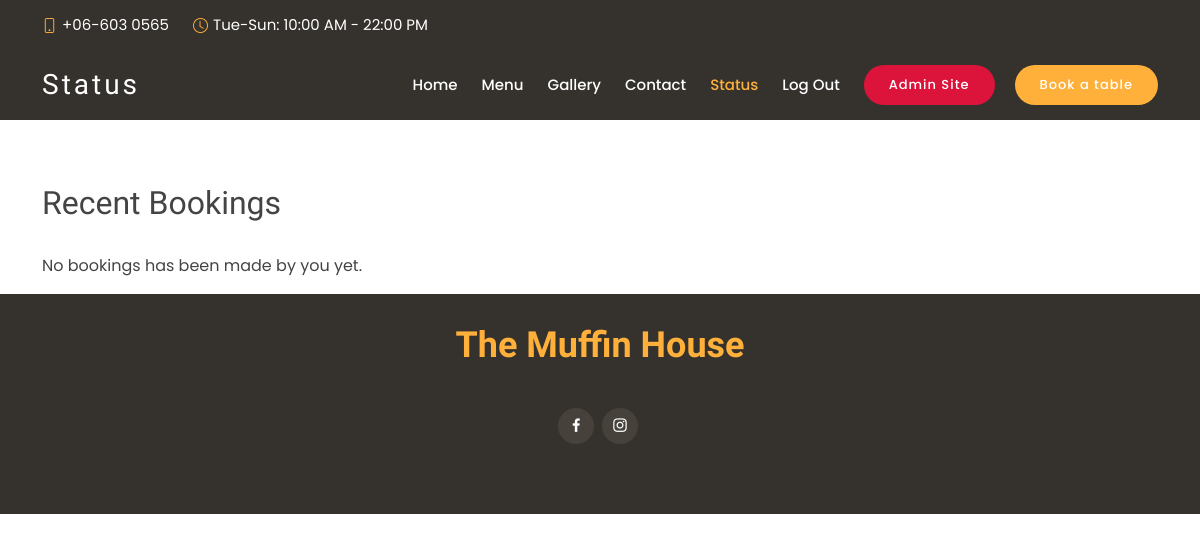
Page /status.php (signed in) on the earlier database version.
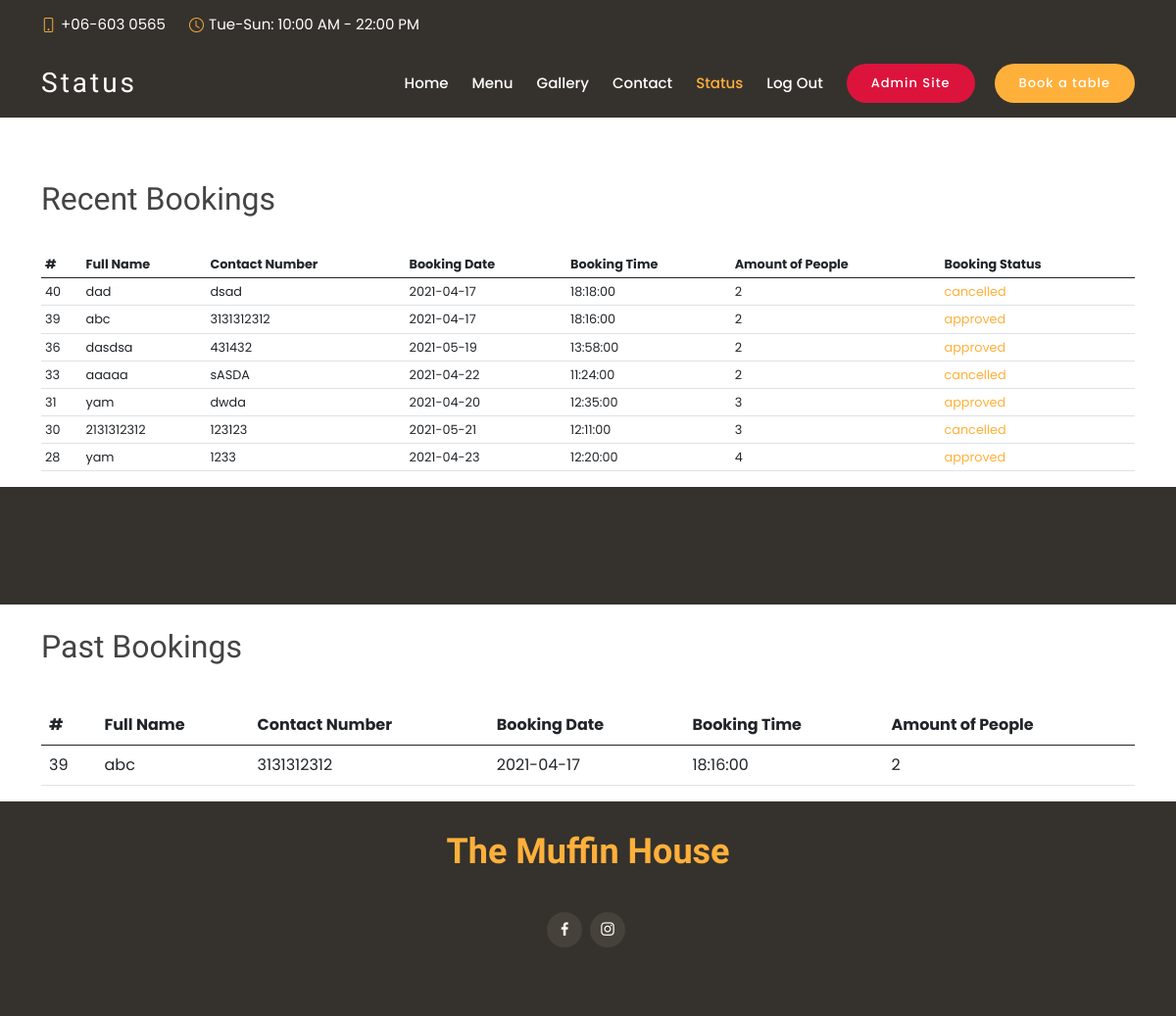
Same page on the later database version.
### tables this page shows
CREATE TABLE `bookingform` (
  `booking_id` int(11) NOT NULL,
  `user_id` int(11) NOT NULL,
  `booking_fullname` text NOT NULL,
  `booking_contact` varchar(11) NOT NULL,
  `booking_date` date NOT NULL,
  `booking_time` time NOT NULL,
  `numberPerson` int(11) DEFAULT NULL,
  `booking_status` varchar(15) NOT NULL DEFAULT 'pending',
  `booking_create_at` datetime NOT NULL DEFAULT current_timestamp()
);

### status.php (the view, shortened to what this page needs)
<?php
  require("config.php");
    if(isset($_SESSION['id']))
    {
        $sql = "SELECT * FROM bookingform
        WHERE user_id =".$_SESSION['id']." AND booking_date >= DATE(CURRENT_TIMESTAMP())
        ORDER BY booking_create_at DESC";
        $query = mysqli_query($link,$sql);
        $sql_pass = "SELECT * FROM bookingform
        WHERE user_id =".$_SESSION['id']." AND booking_date <= DATE(CURRENT_TIMESTAMP()) AND booking_status = 'approved'
        ORDER BY booking_create_at DESC";
        $query_pass = mysqli_query($link,$sql_pass);
        $sql_admin = "SELECT * FROM users
        WHERE user_id =".$_SESSION['id'];
        $query_admin = mysqli_query($link,$sql_admin);
        if($query_admin)
        {
        while($row = mysqli_fetch_array($query_admin))
          {
            $myRole = $row['role'];
          }
        }
    }
?>
<!DOCTYPE html>
<html lang="en">
<head>
  <link href="assets/vendor/animate.css/animate.min.css" rel="stylesheet">
  <link href="assets/vendor/bootstrap/css/bootstrap.min.css" rel="stylesheet">
  <link href="assets/vendor/bootstrap-icons/bootstrap-icons.css" rel="stylesheet">
  <link href="assets/vendor/boxicons/css/boxicons.min.css" rel="stylesheet">
  <link href="assets/vendor/glightbox/css/glightbox.min.css" rel="stylesheet">
  <link href="assets/vendor/swiper/swiper-bundle.min.css" rel="stylesheet">
  <link href="assets/css/style.css" rel="stylesheet">
</head>
<body>
  <section id="topbar" class="d-flex align-items-center fixed-top topbar-transparent" style="background-color: #35322d">
    <div class="container-fluid container-xl d-flex align-items-center justify-content-center justify-content-lg-start justify-content-between">
      <i class="bi bi-phone d-flex align-items-center"><span>+06-603 0565</span></i>
      <i class="bi bi-clock ms-4 d-none d-lg-flex align-items-center"><span>Tue-Sun: 10:00 AM - 22:00 PM</span></i>
    </div>
  </section>
  <header id="header" class="fixed-top d-flex align-items-center header-transparent" style="background-color: #35322d">
    <div class="container-fluid container-xl d-flex align-items-center justify-content-between">
      <div class="logo me-auto">
        <h1><a href="status.php">Status</a></h1>
      </div>
      <nav id="navbar" class="navbar order-last order-lg-0">
        <ul>
          <li><a class="nav-link scrollto" href="welcome.php">Home</a></li>
          <li><a class="nav-link scrollto" href="welcome.php">Menu</a></li>
          <li><a class="nav-link scrollto" href="welcome.php">Gallery</a></li>
          <li><a class="nav-link scrollto" href="welcome.php">Contact</a></li>
		  <li><a class="nav-link scrollto active" href="status.php">Status</a></li>
		  <li><a class="nav-link scrollto" href="logout.php">Log Out</a></li>
        </ul>
      </nav>
      <?php if($myRole=='admin'){echo '<a  class = "book-a-table-btn bi ms-4 d-lg-flex d-none" href="index.php" style="background: #DC143C;" >Admin Site</a>';}?>
      <a href="bookingform.php" class="book-a-table-btn scrollto">Book a table</a>
    </div>
  </header>
  <section id="book-a-table" class="menu" >
      <div class="container" style="padding:20px ">
      </div>
  </section>
  <br>
  <div class="container">
  <h2>Recent Bookings</h2>
  <?php
  if($query->num_rows > 0){
  echo '
  <div class="table-responsive">
  <table class="table table-sm " style="margin-top: 2em; font-size:0.8em">
  <thead>
    <tr>
      <th scope="col">#</th>
      <th scope="col">Full Name</th>
      <th scope="col">Contact Number</th>
      <th scope="col">Booking Date</th>
      <th scope="col">Booking Time</th>
      <th scope="col">Amount of People</th>
      <th scope="col">Booking Status</th>
      <th scope="col"></th>
    </tr>
  </thead>
  <tbody>';
  while($row = mysqli_fetch_array($query))
  {
    echo "
        <tr>
            <td>";
            echo $row['booking_id'];
            echo "</td>";
            echo "<td>";
            echo $row['booking_fullname'];
            echo "</td>";
            echo "<td>";
            echo $row['booking_contact'];
            echo "</td>";
            echo "<td>";
            echo $row['booking_date'];
            echo "</td>";
            echo "<td>";
            echo $row['booking_time'];
            echo "</td>";
            echo "<td>";
            echo $row['numberPerson'];
            echo "</td>";
            echo "<td><a style='color:#ffb03b'>";
            echo $row['booking_status'];
            echo "</a>";
            echo "<td>";
            echo "</td>";
        echo '</tr>';
}
  }
  else{
    echo '<br>';
    echo '<p>No bookings has been made by you yet.</p>';
  }
?>
  </tbody>
</table>
</div>
</div>
<?php
if($query_pass->num_rows > 0){
  echo '<section id="book-a-table" class="book-a-table d-flex align-items-center" style="background-color: #35322d">
      <div class="container">
      </div>
  </section>
  <div class="container">
  <br>
  <h2>Past Bookings</h2>
  <div class="table-responsive">
<table class="table" style="margin-top: 2em;">
    <thead>
      <tr>
        <th scope="col">#</th>
        <th scope="col">Full Name</th>
        <th scope="col">Contact Number</th>
        <th scope="col">Booking Date</th>
        <th scope="col">Booking Time</th>
        <th scope="col">Amount of People</th>
      </tr>
    </thead>
    <tbody>';
  while($row = mysqli_fetch_array($query_pass))
  {
    echo "
        <tr>
            <td>";
            echo $row['booking_id'];
            echo "</td>";
            echo "<td>";
            echo $row['booking_fullname'];
            echo "</td>";
            echo "<td>";
            echo $row['booking_contact'];
            echo "</td>";
            echo "<td>";
            echo $row['booking_date'];
            echo "</td>";
            echo "<td>";
            echo $row['booking_time'];
            echo "</td>";
            echo "<td>";
            echo $row['numberPerson'];
            echo "</td>";
        echo '</tr>';
}
  echo '</tbody>
  </table>
  </div>';
}
?>
</div>
  <footer id="footer">
    <div class="container">
      <h3>The Muffin House</h3>
      <div class="social-links">
        <a href="https://www.facebook.com/themuffinhouse/" class="facebook"><i class="bx bxl-facebook"></i></a>
        <a href="https://www.instagram.com/themuffinhouses2/" class="instagram"><i class="bx bxl-instagram"></i></a>
      </div>
    </div>
  </footer>
</body>
</html>

### assets/css/style.css (style rules this page uses)
body { font-family: "Poppins", sans-serif; color: #444444; }
a { text-decoration: none; color: #ffb03b; }
h1, h2, h3, h4, h5, h6 { font-family: "Satisfy", sans-serif; }
#topbar { padding: 0; font-size: 15px; height: 50px; transition: all 0.5s; background: rgba(26, 24, 22, 0.8); z-index: 996; color: rgba(255, 255, 255, 0.7); }
#topbar.topbar-transparent { background: transparent; }
#topbar i { color: #ffb03b; line-height: 0; }
#topbar i span { color: #fff; font-style: normal; padding-left: 5px; }
#header { top: 50px; height: 70px; z-index: 997; transition: all 0.5s; padding: 10px 0; background: rgba(26, 24, 22, 0.85); }
#header.header-transparent { background: transparent; }
#header .logo h1 { font-size: 28px; margin: 0; line-height: 1; font-weight: 400; letter-spacing: 3px; }
#header .logo h1 a, #header .logo h1 a:hover { color: #fff; text-decoration: none; }
.book-a-table-btn { background: #ffb03b; color: #fff; border-radius: 50px; margin: 0 0 0 20px; padding: 10px 25px; font-size: 13px; font-weight: 500; letter-spacing: 1px; transition: 0.3s; white-space: nowrap; }
.navbar { padding: 0; }
.navbar ul { margin: 0; padding: 0; display: flex; list-style: none; align-items: center; }
.navbar li { position: relative; }
.navbar a { display: flex; align-items: center; justify-content: space-between; padding: 10px 0 10px 24px; font-size: 15px; font-weight: 500; color: white; white-space: nowrap; transition: 0.3s; }
.navbar a:hover, .navbar .active, .navbar li:hover > a { color: #ffb03b; }
section { padding: 60px 0; }
#footer { background: #35322d; color: #fff; font-size: 14px; text-align: center; padding: 30px 0; }
#footer h3 { font-size: 36px; font-weight: 700; color: #ffb03b; position: relative; padding: 0; margin: 0 0 15px 0; }
#footer .social-links { margin: 0 0 40px 0; }
#footer .social-links a { font-size: 18px; display: inline-block; background: #46423b; color: #fff; line-height: 1; padding: 8px 0; margin-right: 4px; border-radius: 50%; text-align: center; width: 36px; height: 36px; transition: 0.3s; }

Differences in the rows shown:
added bookingform: booking_id "40", booking_fullname "dad", booking_contact "dsad", booking_date "2021-04-17", booking_time "18:18:00", numberPerson "2", booking_status "cancelled", shown under "Recent Bookings"
added bookingform: booking_id "39", booking_fullname "abc", booking_contact "3131312312", booking_date "2021-04-17", booking_time "18:16:00", numberPerson "2", booking_status "approved"
added bookingform: booking_id "36", booking_fullname "dasdsa", booking_contact "431432", booking_date "2021-05-19", booking_time "13:58:00", numberPerson "2", booking_status "approved", shown under "Recent Bookings"
added bookingform: booking_id "33", booking_fullname "aaaaa", booking_contact "sASDA", booking_date "2021-04-22", booking_time "11:24:00", numberPerson "2", booking_status "cancelled", shown under "Recent Bookings"
added bookingform: booking_id "31", booking_fullname "yam", booking_contact "dwda", booking_date "2021-04-20", booking_time "12:35:00", numberPerson "3", booking_status "approved", shown under "Recent Bookings"
added bookingform: booking_id "30", booking_fullname "2131312312", booking_contact "123123", booking_date "2021-05-21", booking_time "12:11:00", numberPerson "3", booking_status "cancelled", shown under "Recent Bookings"
added bookingform: booking_id "28", booking_fullname "yam", booking_contact "1233", booking_date "2021-04-23", booking_time "12:20:00", numberPerson "4", booking_status "approved", shown under "Recent Bookings"
Other differences:
text no longer shown: "No bookings has been made by you yet."
text now shown: "# Full Name Contact Number Booking Date Booking Time Amount of People Booking Status Past Bookings # Full Name Contact Number Booking Date Booking Time Amount of People"
